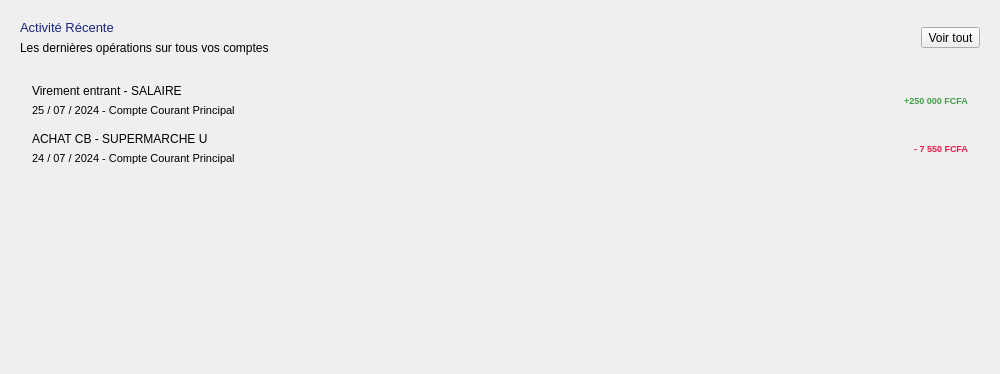
                   <widget class="QWidget" name="carte_resume_liste" native="true">
                    <property name="minimumSize">
                     <size>
                      <width>1000</width>
                      <height>0</height>
                     </size>
                    </property>
                    <layout class="QVBoxLayout" name="verticalLayout_15">
                     <item>
                      <widget class="QWidget" name="widget_19" native="true">
                       <property name="minimumSize">
                        <size>
                         <width>0</width>
                         <height>0</height>
                        </size>
                       </property>
                       <layout class="QHBoxLayout" name="horizontalLayout_12">
                        <item alignment="Qt::AlignmentFlag::AlignLeft">
                         <widget class="QWidget" name="widget_25" native="true">
                          <layout class="QVBoxLayout" name="verticalLayout_20">
                           <property name="leftMargin">
                            <number>0</number>
                           </property>
                           <property name="topMargin">
                            <number>0</number>
                           </property>
                           <property name="rightMargin">
                            <number>0</number>
                           </property>
                           <property name="bottomMargin">
                            <number>0</number>
                           </property>
                           <item>
                            <widget class="QLabel" name="label_22">
                             <property name="text">
                              <string>&lt;html&gt;&lt;head/&gt;&lt;body&gt;&lt;p&gt;&lt;span style=&quot; font-size:10pt; color:#1a267e;&quot;&gt;Activité Récente&lt;/span&gt;&lt;/p&gt;&lt;/body&gt;&lt;/html&gt;</string>
                             </property>
                            </widget>
                           </item>
                           <item>
                            <widget class="QLabel" name="label_32">
                             <property name="text">
                              <string>Les dernières opérations sur tous vos comptes</string>
                             </property>
                            </widget>
                           </item>
                          </layout>
                         </widget>
                        </item>
                        <item>
                         <widget class="QToolButton" name="btn_voir_liste_complet_virement">
                          <property name="cursor">
                           <cursorShape>PointingHandCursor</cursorShape>
                          </property>
                          <property name="text">
                           <string>Voir tout</string>
                          </property>
                         </widget>
                        </item>
                       </layout>
                      </widget>
                     </item>
                     <item>
                      <widget class="QWidget" name="widget_22" native="true">
                       <property name="minimumSize">
                        <size>
                         <width>0</width>
                         <height>0</height>
                        </size>
                       </property>
                       <layout class="QHBoxLayout" name="horizontalLayout_18">
                        <item>
                         <widget class="QStackedWidget" name="mes_pages_liste_virement_dashboard">
                          <property name="minimumSize">
                           <size>
                            <width>0</width>
                            <height>0</height>
                           </size>
                          </property>
                          <property name="currentIndex">
                           <number>0</number>
                          </property>
                          <widget class="QWidget" name="page_resumer_des_transactions">
                           <layout class="QVBoxLayout" name="verticalLayout_19">
                            <property name="spacing">
                             <number>8</number>
                            </property>
                            <property name="leftMargin">
                             <number>2</number>
                            </property>
                            <property name="topMargin">
                             <number>2</number>
                            </property>
                            <property name="rightMargin">
                             <number>2</number>
                            </property>
                            <property name="bottomMargin">
                             <number>2</number>
                            </property>
                            <item>
                             <widget class="QWidget" name="line_de_donnee_de_virement" native="true">
                              <property name="minimumSize">
                               <size>
                                <width>0</width>
                                <height>40</height>
                               </size>
                              </property>
                              <layout class="QHBoxLayout" name="horizontalLayout_16">
                               <property name="spacing">
                                <number>2</number>
                               </property>
                               <property name="leftMargin">
                                <number>10</number>
                               </property>
                               <property name="topMargin">
                                <number>2</number>
                               </property>
                               <property name="rightMargin">
                                <number>10</number>
                               </property>
                               <property name="bottomMargin">
                                <number>2</number>
                               </property>
                               <item alignment="Qt::AlignmentFlag::AlignLeft">
                                <widget class="QWidget" name="widget_23" native="true">
                                 <layout class="QVBoxLayout" name="verticalLayout_17">
                                  <property name="spacing">
                                   <number>4</number>
                                  </property>
                                  <property name="leftMargin">
                                   <number>0</number>
                                  </property>
                                  <property name="topMargin">
                                   <number>0</number>
                                  </property>
                                  <property name="rightMargin">
                                   <number>0</number>
                                  </property>
                                  <property name="bottomMargin">
                                   <number>0</number>
                                  </property>
                                  <item>
                                   <widget class="QLabel" name="label_26">
                                    <property name="text">
                                     <string>&lt;html&gt;&lt;head/&gt;&lt;body&gt;&lt;p&gt;Virement entrant - SALAIRE&lt;/p&gt;&lt;/body&gt;&lt;/html&gt;</string>
                                    </property>
                                   </widget>
                                  </item>
                                  <item>
                                   <widget class="QLabel" name="label_27">
                                    <property name="text">
                                     <string>&lt;html&gt;&lt;head/&gt;&lt;body&gt;&lt;p&gt;&lt;span style=&quot; font-size:8pt;&quot;&gt;25 / 07 / 2024 - Compte Courant Principal&lt;/span&gt;&lt;/p&gt;&lt;/body&gt;&lt;/html&gt;</string>
                                    </property>
                                   </widget>
                                  </item>
                                 </layout>
                                </widget>
                               </item>
                               <item alignment="Qt::AlignmentFlag::AlignRight|Qt::AlignmentFlag::AlignVCenter">
                                <widget class="QLabel" name="label_28">
                                 <property name="text">
                                  <string>&lt;html&gt;&lt;head/&gt;&lt;body&gt;&lt;p&gt;&lt;span style=&quot; font-size:7pt; font-weight:700; color:#43a047;&quot;&gt;+250 000 FCFA&lt;/span&gt;&lt;/p&gt;&lt;/body&gt;&lt;/html&gt;</string>
                                 </property>
                                 <property name="alignment">
                                  <set>Qt::AlignmentFlag::AlignCenter</set>
                                 </property>
                                </widget>
                               </item>
                              </layout>
                             </widget>
                            </item>
                            <item alignment="Qt::AlignmentFlag::AlignTop">
                             <widget class="QWidget" name="line_de_donnee_de_virement_2" native="true">
                              <property name="sizePolicy">
                               <sizepolicy hsizetype="Preferred" vsizetype="Expanding">
                                <horstretch>0</horstretch>
                                <verstretch>0</verstretch>
                               </sizepolicy>
                              </property>
                              <property name="minimumSize">
                               <size>
                                <width>0</width>
                                <height>40</height>
                               </size>
                              </property>
                              <layout class="QHBoxLayout" name="horizontalLayout_17">
                               <property name="spacing">
                                <number>2</number>
                               </property>
                               <property name="leftMargin">
                                <number>10</number>
                               </property>
                               <property name="topMargin">
                                <number>2</number>
                               </property>
                               <property name="rightMargin">
                                <number>10</number>
                               </property>
                               <property name="bottomMargin">
                                <number>2</number>
                               </property>
                               <item alignment="Qt::AlignmentFlag::AlignLeft">
                                <widget class="QWidget" name="widget_24" native="true">
                                 <layout class="QVBoxLayout" name="verticalLayout_18">
                                  <property name="spacing">
                                   <number>4</number>
                                  </property>
                                  <property name="leftMargin">
                                   <number>0</number>
                                  </property>
                                  <property name="topMargin">
                                   <number>0</number>
                                  </property>
                                  <property name="rightMargin">
                                   <number>0</number>
                                  </property>
                                  <property name="bottomMargin">
                                   <number>0</number>
                                  </property>
                                  <item>
                                   <widget class="QLabel" name="label_29">
                                    <property name="text">
                                     <string>&lt;html&gt;&lt;head/&gt;&lt;body&gt;&lt;p&gt;ACHAT CB - SUPERMARCHE U&lt;/p&gt;&lt;/body&gt;&lt;/html&gt;</string>
                                    </property>
                                   </widget>
                                  </item>
                                  <item>
                                   <widget class="QLabel" name="label_30">
                                    <property name="text">
                                     <string>&lt;html&gt;&lt;head/&gt;&lt;body&gt;&lt;p&gt;&lt;span style=&quot; font-size:8pt;&quot;&gt;24 / 07 / 2024 - Compte Courant Principal&lt;/span&gt;&lt;/p&gt;&lt;/body&gt;&lt;/html&gt;</string>
                                    </property>
                                   </widget>
                                  </item>
                                 </layout>
                                </widget>
                               </item>
                               <item alignment="Qt::AlignmentFlag::AlignRight|Qt::AlignmentFlag::AlignVCenter">
                                <widget class="QLabel" name="label_31">
                                 <property name="text">
                                  <string>&lt;html&gt;&lt;head/&gt;&lt;body&gt;&lt;p&gt;&lt;span style=&quot; font-size:7pt; font-weight:700; color:#f5174b;&quot;&gt;- 7 550 FCFA&lt;/span&gt;&lt;/p&gt;&lt;/body&gt;&lt;/html&gt;</string>
                                 </property>
                                 <property name="alignment">
                                  <set>Qt::AlignmentFlag::AlignCenter</set>
                                 </property>
                                </widget>
                               </item>
                              </layout>
                             </widget>
                            </item>
                            <item>
                             <spacer name="verticalSpacer">
                              <property name="orientation">
                               <enum>Qt::Orientation::Vertical</enum>
                              </property>
                              <property name="sizeType">
                               <enum>QSizePolicy::Policy::Expanding</enum>
                              </property>
                              <property name="sizeHint" stdset="0">
                               <size>
                                <width>23</width>
                                <height>183</height>
                               </size>
                              </property>
                             </spacer>
                            </item>
                           </layout>
                          </widget>
                          <widget class="QWidget" name="page_liste_vide_transaction">
                           <layout class="QGridLayout" name="gridLayout_3">
                            <item row="0" column="0">
                             <widget class="QWidget" name="zone_message_liste_vide" native="true">
                              <layout class="QGridLayout" name="gridLayout_7">
                               <item row="0" column="0">
                                <widget class="QLabel" name="label_zone_message_liste_vide">
                                 <property name="text">
                                  <string>La liste est vide </string>
                                 </property>
                                 <property name="alignment">
                                  <set>Qt::AlignmentFlag::AlignCenter</set>
                                 </property>
                                </widget>
                               </item>
                              </layout>
                             </widget>
                            </item>
                           </layout>
                          </widget>
                         </widget>
                        </item>
                       </layout>
                      </widget>
                     </item>
                    </layout>
                   </widget>
